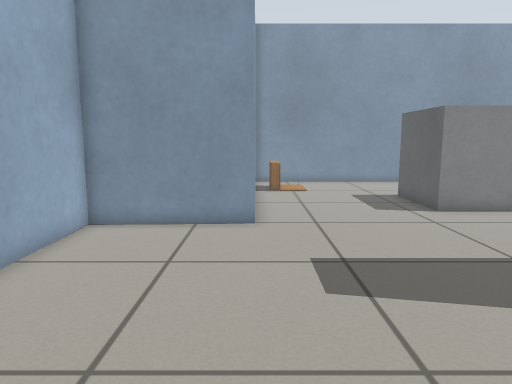
view 1 (above)

16 first-person views from a walk through a Gazebo world. The camera is 0.68 m above the floor, tilts 8° down and sees 70° across. The floor is counted in squares, 0.25 m on a side. Each view is taken from the middle of a square. On the plan, view 1 faces up. The plan holds only what a view shows up to about 20 squares ahead; the rest is blank. Robots are left out. Gazebo's built-in surfaces are drawn with simple patterns.

view 2
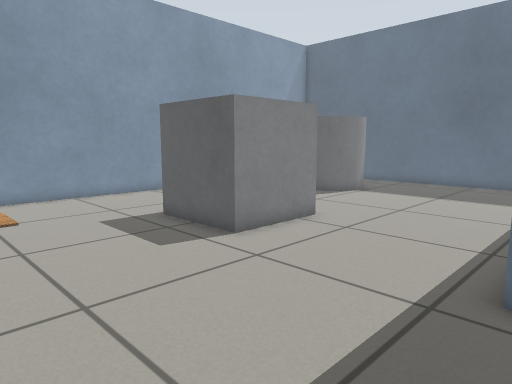

view 3
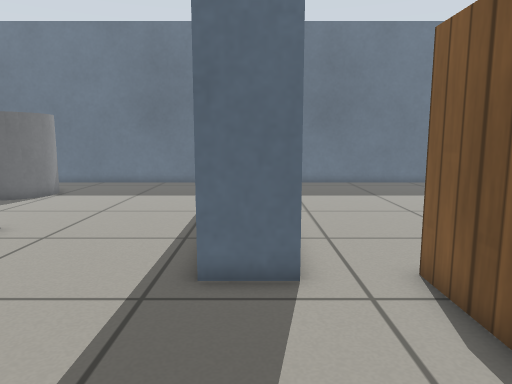

view 4
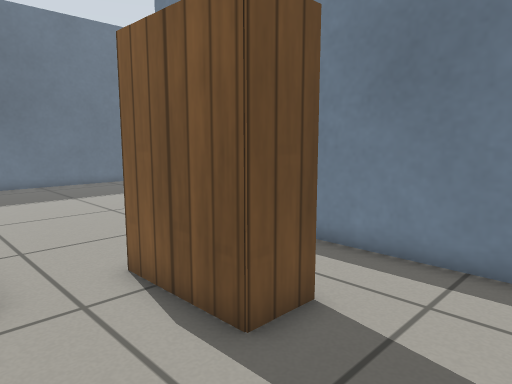

view 5
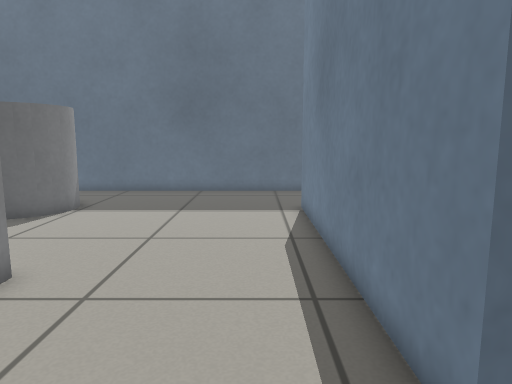

view 6
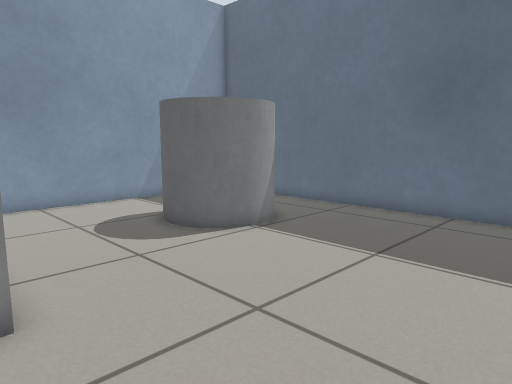

view 7
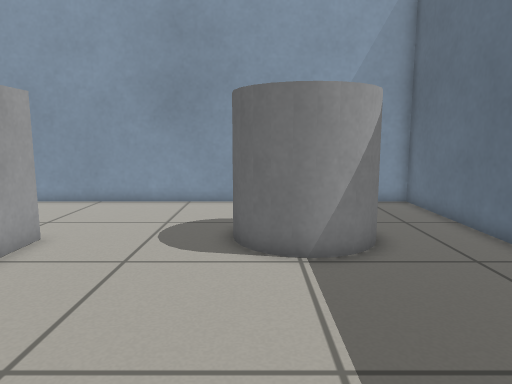

view 8
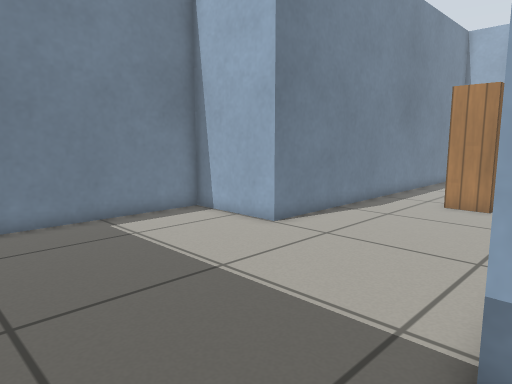

view 9
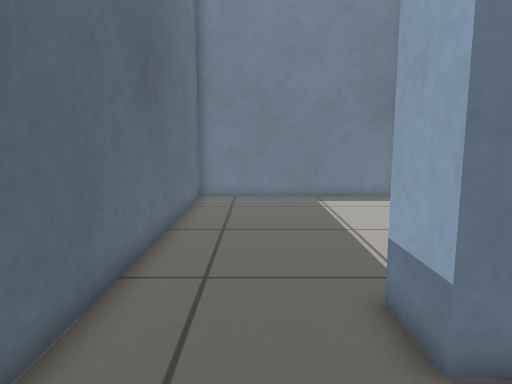

view 10
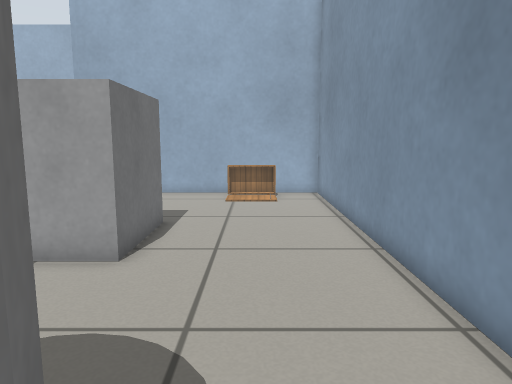

view 11
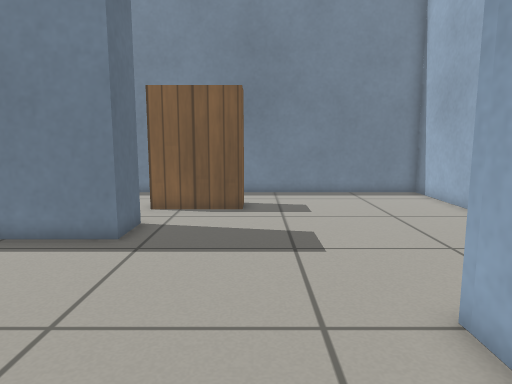

view 12
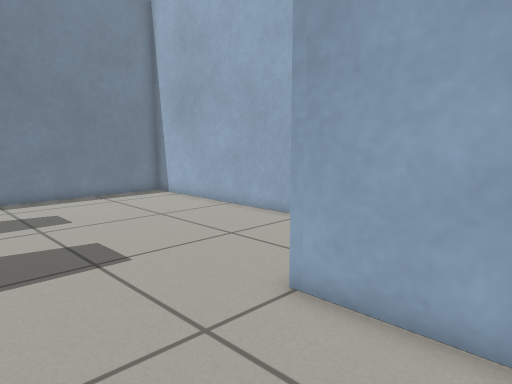

view 13
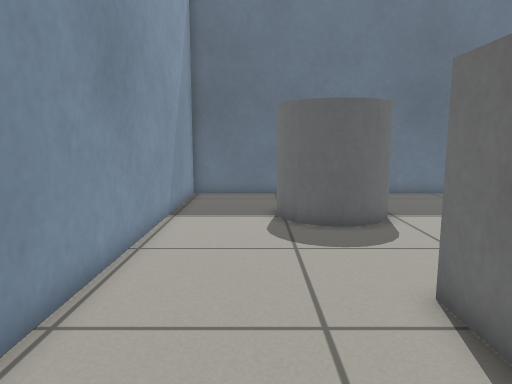

view 14
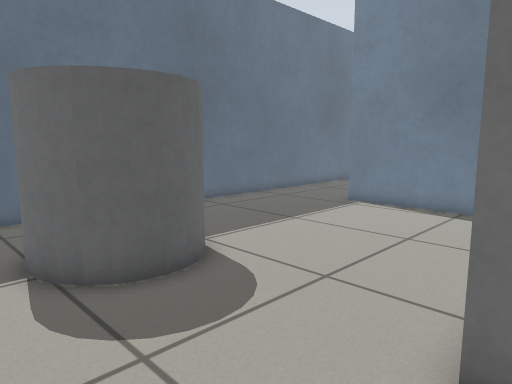

view 15
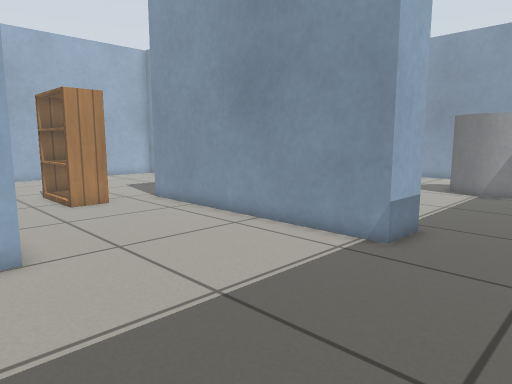

view 16
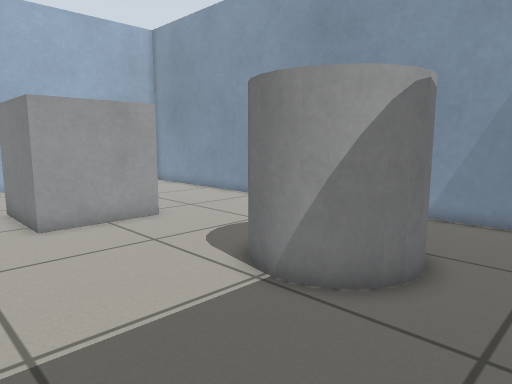

### Floor plan
Key: @ floor where view 1 was taken; # wall or solid block; . floor; B grey box; C grey cylinder; K bookshelf; O other object.
Columns run from 5 left of view 1 to 24 right of it. Each row starts with its distance up from view 1.
 24      #########################
 23      #.......................#
 22      #O......................#
 21      #O......................#
 20      #O...............CCC ...#
 19      #...............CC  C...#
 18      #......BBBBB....CC  C...#
 17      #......B   B.....CCCC...#
 16      #......B   B......CC....#
 15      #......B   B............#
 14      #......BBBBB............#
 13      #.......................#
 12 ######.......................#
 11 #............................#
 10 #............................#
  9 #............................#
  8 #............................#
  7 #...........#############....#
  6 #...........#############....#
  5 #...........#############....#
  4 #............................#
  3 #........KKKK................#
  2 #........KK K................#
  1 #........KKKK................#
  0 #....@.......................#
 -1 #............................#
 -2 ####################.........#
 -3                    #.........#
 -4                    #.........#
 -5                    #.........#
 -6                    #.........#
 -7                    ###########

Positions as (right, up) in squares from view 1, and headings:
1: (0, 0), facing up
2: (0, 6), facing up-right
3: (0, 6), facing right
4: (0, 6), facing down-right
5: (4, 9), facing right
6: (10, 8), facing up-right
7: (17, 8), facing up
8: (23, 6), facing down-left
9: (21, 11), facing down
10: (19, 21), facing left
11: (3, 17), facing down
12: (5, 16), facing down-left
13: (5, 21), facing right
14: (10, 22), facing down-right
15: (23, -4), facing up-left
16: (23, 11), facing up-left
